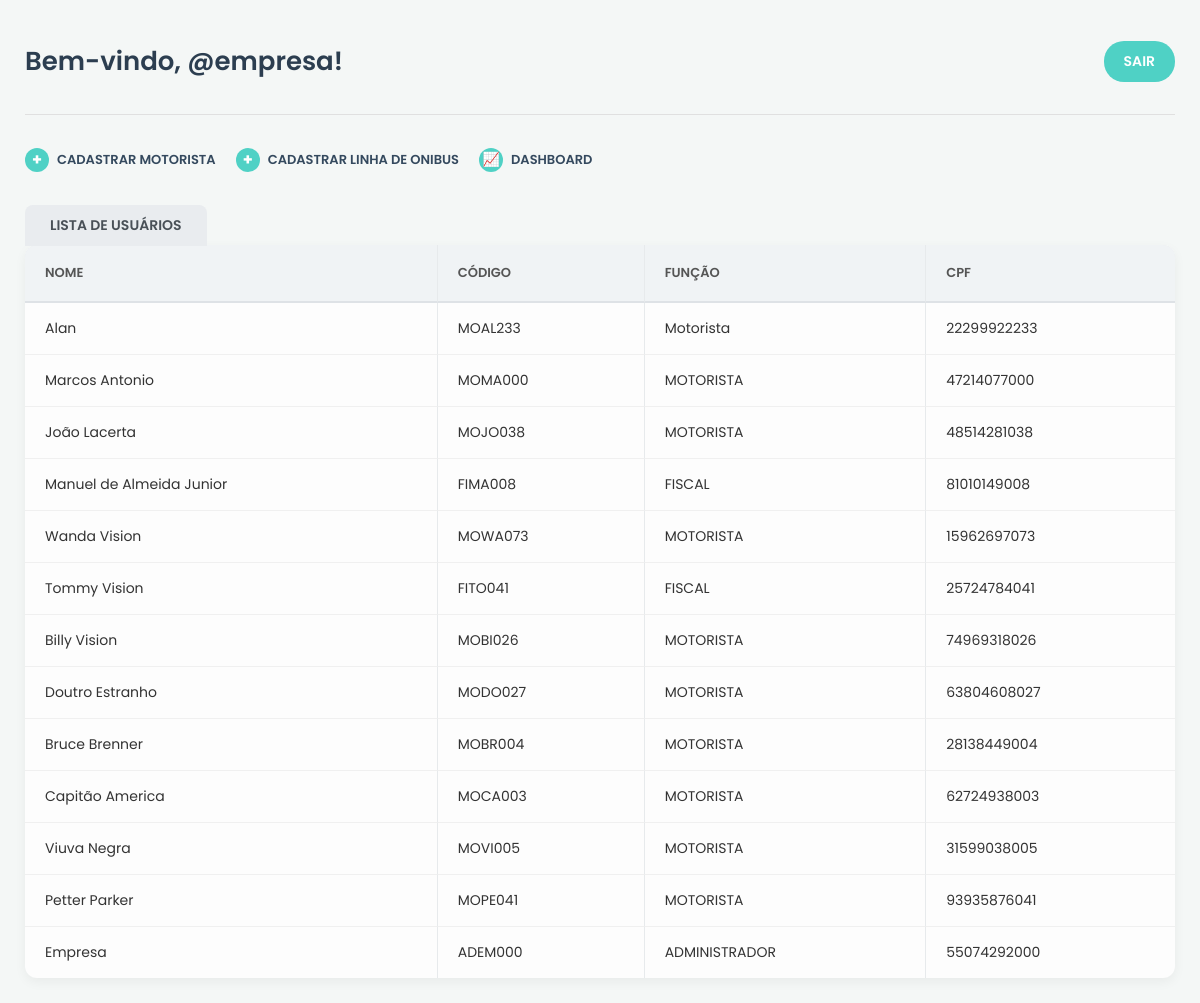
/empresa/lista_motorista/, run on the app's committed database.
### app_empresa/models.py (models this page shows, shortened)
class Funcionario(models.Model):
  idFuncionario = models.AutoField(primary_key=True)
  codigo = models.CharField(max_length=10, unique=True, blank= True,editable=False)
  senha = models.CharField(max_length=128)
  nome = models.CharField(max_length=100)
  funcao = models.CharField(max_length=50)
  email = models.EmailField()
  cpf = models.BigIntegerField(unique=True)

### app_empresa/views.py (the view)
# urls.py: path('lista_motorista/', views.lista_motorista, name='lista_motorista'),
def lista_motorista(request):
    funcionarios = Funcionario.objects.all().values()
    context = {
        'funcionarios': funcionarios,
        'previous_url': '/',
        'add_motorista': '/empresa/add_motorista/',
        'add_linha': '/empresa/add_linha/',
        'dashboard': '/empresa/dashboard/'
    }
    return render(request, 'lista_motorista.html',context)

### app_empresa/templates/lista_motorista.html (shortened to what this page needs)
{% load static %}
<!DOCTYPE html>
<html lang="pt-BR">
<head>
    <link rel="stylesheet" href="{% static 'style-dashboard.css' %}">
</head>
<body>
    <div class="dashboard-container">
        <header class="dashboard-header">
            <h1 class="greeting">Bem-vindo, @empresa!</h1>
            <a href="{{ previous_url }}" class="btn btn-logout">SAIR</a> </header>
        <nav class="dashboard-actions">
            <a href="{{ add_motorista }}" class="btn btn-action"> <span class="icon">+</span>
                Cadastrar Motorista
            </a>
            <a href="{{ add_linha }}" class="btn btn-action"> <span class="icon">+</span>
                Cadastrar Linha de Onibus
            </a>
            <a href="{{ dashboard}}" class="btn btn-action"> <span class="icon icon-list">📈</span> Dashboard
            </a>
        </nav>
        <main class="dashboard-main">
            <div class="tab-title">LISTA DE USUÁRIOS</div>
            <div class="table-wrapper">
                <table>
                    <thead>
                        <tr>
                            <th>Nome</th>
                            <th>Código</th>
                            <th>Função</th>
                            <th>CPF</th>
                        </tr>
                    </thead>
                    <tbody>
                        {% for funcionario in funcionarios %}
                        <tr>
                            <td>{{funcionario.nome}}</td>
                            <td>{{funcionario.codigo}}</td>
                            <td>{{funcionario.funcao}}</td>
                            <td>{{funcionario.cpf}}</td>
                        </tr>
                        {% endfor %}
                        </tbody>
                </table>
            </div>
        </main>
    </div>
</body>
</html>

### app/static/style-dashboard.css (style rules this page uses)
body, html { margin: 0; padding: 0; font-family: "Poppins", sans-serif; background-color: #f4f7f6; color: #333; height: 100%; }
.dashboard-container { padding: 25px; max-width: 1200px; margin: 0 auto; }
.dashboard-header { display: flex; justify-content: space-between; align-items: center; margin-bottom: 25px; padding-bottom: 15px; border-bottom: 1px solid #e0e0e0; }
.greeting { font-size: 26px; font-weight: 600; color: #2c3e50; }
.btn { padding: 10px 20px; border-radius: 20px; text-decoration: none; font-weight: 600; font-size: 14px; transition: background-color 0.3s ease; cursor: pointer; border: none; }
.btn-logout { background-color: #4FD1C5; color: white; }
.dashboard-actions { display: flex; gap: 20px; margin-bottom: 25px; align-items: center; }
.btn-action { color: #34495e; font-weight: 600; font-size: 13px; text-decoration: none; display: flex; align-items: center; padding: 8px 0; text-transform: uppercase; }
.btn-action .icon { display: inline-flex; justify-content: center; align-items: center; width: 24px; height: 24px; border-radius: 50%; background-color: #4FD1C5; color: white; font-size: 16px; margin-right: 8px; font-weight: bold; }
.btn-action .icon-list { font-size: 14px; }
.tab-title { display: inline-block; background-color: #e9ecef; padding: 10px 25px; font-weight: 600; font-size: 14px; color: #495057; border-radius: 8px 8px 0 0; margin-bottom: -1px; position: relative; z-index: 1; }
.table-wrapper { background-color: #fdfdfd; border-radius: 12px; padding: 0; box-shadow: 0 4px 12px rgba(0, 0, 0, 0.05); overflow-x: auto; }
table { width: 100%; border-collapse: separate; border-spacing: 0; text-align: left; }
thead { background-color: #e9ecef; }
th { padding: 18px 20px; font-weight: 600; font-size: 13px; color: #555; text-transform: uppercase; background-color: #f0f3f5; border-bottom: 2px solid #dee2e6; }
thead tr th:first-child { border-top-left-radius: 8px; }
thead tr th:last-child { border-top-right-radius: 8px; }
td { padding: 15px 20px; font-size: 14px; color: #333; border-bottom: 1px solid #f0f0f0; }
th:not(:last-child), td:not(:last-child) { border-right: 1px solid #e7eaec; }
tbody tr:last-child td { border-bottom: none; }
tbody tr:last-child td:first-child { border-bottom-left-radius: 8px; }
tbody tr:last-child td:last-child { border-bottom-right-radius: 8px; }

### data on the page
Funcionario: nome "Alan", codigo "MOAL233", funcao "Motorista", cpf "22299922233"
Funcionario: nome "Marcos Antonio", codigo "MOMA000", funcao "MOTORISTA", cpf "47214077000"
Funcionario: nome "João Lacerta", codigo "MOJO038", funcao "MOTORISTA", cpf "48514281038"
Funcionario: nome "Manuel de Almeida Junior", codigo "FIMA008", funcao "FISCAL", cpf "81010149008"
Funcionario: nome "Wanda Vision", codigo "MOWA073", funcao "MOTORISTA", cpf "15962697073"
Funcionario: nome "Tommy Vision", codigo "FITO041", funcao "FISCAL", cpf "25724784041"
Funcionario: nome "Billy Vision", codigo "MOBI026", funcao "MOTORISTA", cpf "74969318026"
Funcionario: nome "Doutro Estranho", codigo "MODO027", funcao "MOTORISTA", cpf "63804608027"
Funcionario: nome "Bruce Brenner", codigo "MOBR004", funcao "MOTORISTA", cpf "28138449004"
Funcionario: nome "Capitão America", codigo "MOCA003", funcao "MOTORISTA", cpf "62724938003"
Funcionario: nome "Viuva Negra", codigo "MOVI005", funcao "MOTORISTA", cpf "31599038005"
Funcionario: nome "Petter Parker", codigo "MOPE041", funcao "MOTORISTA", cpf "93935876041"
Funcionario: nome "Empresa", codigo "ADEM000", funcao "ADMINISTRADOR", cpf "55074292000"
